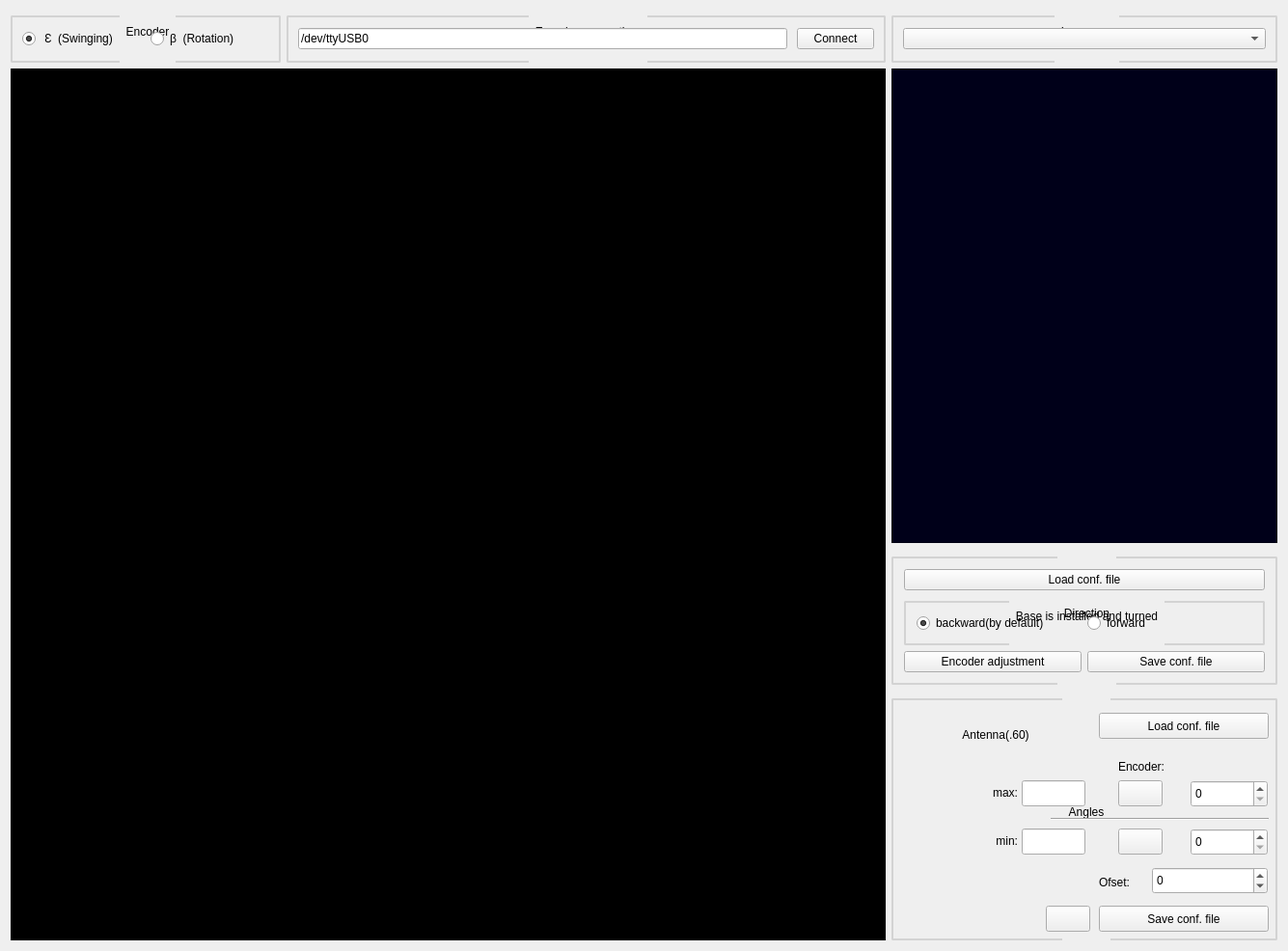
<?xml version="1.0" encoding="UTF-8"?>
<ui version="4.0">
 <class>MainWindow</class>
 <widget class="QMainWindow" name="MainWindow">
  <property name="geometry">
   <rect>
    <x>0</x>
    <y>0</y>
    <width>1335</width>
    <height>986</height>
   </rect>
  </property>
  <property name="windowTitle">
   <string>MainWindow</string>
  </property>
  <widget class="QWidget" name="centralWidget">
   <layout class="QGridLayout" name="gridLayout_2">
    <item row="0" column="5" colspan="2">
     <widget class="QGroupBox" name="groupBox_2">
      <property name="minimumSize">
       <size>
        <width>400</width>
        <height>54</height>
       </size>
      </property>
      <property name="maximumSize">
       <size>
        <width>400</width>
        <height>54</height>
       </size>
      </property>
      <property name="styleSheet">
       <string notr="true">QGroupBox {
border: 2px solid lightgray;
margin-top: 5px;
border-radius: 2px;

}

QGroupBox::title {
    /*subcontrol-origin: margin;*/
    subcontrol-position: top center; /* position at the top center */
    padding-left:  5px;
	padding-right: 5px;
	margin-top: -15px;
   
}</string>
      </property>
      <property name="title">
       <string notr="true">Language</string>
      </property>
      <layout class="QHBoxLayout" name="horizontalLayout_4">
       <property name="spacing">
        <number>10</number>
       </property>
       <property name="leftMargin">
        <number>10</number>
       </property>
       <property name="topMargin">
        <number>10</number>
       </property>
       <property name="rightMargin">
        <number>10</number>
       </property>
       <property name="bottomMargin">
        <number>10</number>
       </property>
       <item>
        <widget class="QComboBox" name="comboBoxLng">
         <property name="minimumSize">
          <size>
           <width>120</width>
           <height>0</height>
          </size>
         </property>
        </widget>
       </item>
      </layout>
     </widget>
    </item>
    <item row="1" column="1">
     <widget class="QWidget" name="widget" native="true">
      <property name="sizePolicy">
       <sizepolicy hsizetype="Preferred" vsizetype="Preferred">
        <horstretch>1</horstretch>
        <verstretch>1</verstretch>
       </sizepolicy>
      </property>
      <property name="minimumSize">
       <size>
        <width>400</width>
        <height>400</height>
       </size>
      </property>
      <property name="acceptDrops">
       <bool>false</bool>
      </property>
      <property name="styleSheet">
       <string notr="true">background-color: rgb(0, 0, 0);</string>
      </property>
     </widget>
    </item>
    <item row="1" column="5" colspan="2">
     <layout class="QVBoxLayout" name="verticalLayout">
      <property name="spacing">
       <number>9</number>
      </property>
      <property name="leftMargin">
       <number>0</number>
      </property>
      <property name="topMargin">
       <number>0</number>
      </property>
      <property name="rightMargin">
       <number>0</number>
      </property>
      <property name="bottomMargin">
       <number>0</number>
      </property>
      <item>
       <widget class="QTextBrowser" name="textBrowserConsole">
        <property name="sizePolicy">
         <sizepolicy hsizetype="Preferred" vsizetype="Expanding">
          <horstretch>0</horstretch>
          <verstretch>0</verstretch>
         </sizepolicy>
        </property>
        <property name="minimumSize">
         <size>
          <width>400</width>
          <height>0</height>
         </size>
        </property>
        <property name="maximumSize">
         <size>
          <width>400</width>
          <height>16777215</height>
         </size>
        </property>
        <property name="font">
         <font>
          <family>Ubuntu Mono</family>
          <pointsize>12</pointsize>
          <weight>50</weight>
          <italic>false</italic>
          <bold>false</bold>
          <stylestrategy>PreferDefault</stylestrategy>
          <kerning>false</kerning>
         </font>
        </property>
        <property name="contextMenuPolicy">
         <enum>Qt::NoContextMenu</enum>
        </property>
        <property name="styleSheet">
         <string notr="true">background-color: rgb(0, 0, 25);
/*font: 10pt &quot;Sans&quot;;*/</string>
        </property>
        <property name="verticalScrollBarPolicy">
         <enum>Qt::ScrollBarAlwaysOff</enum>
        </property>
        <property name="horizontalScrollBarPolicy">
         <enum>Qt::ScrollBarAlwaysOff</enum>
        </property>
       </widget>
      </item>
      <item>
       <widget class="QGroupBox" name="groupBox_Vector">
        <property name="sizePolicy">
         <sizepolicy hsizetype="Expanding" vsizetype="Maximum">
          <horstretch>0</horstretch>
          <verstretch>0</verstretch>
         </sizepolicy>
        </property>
        <property name="minimumSize">
         <size>
          <width>400</width>
          <height>50</height>
         </size>
        </property>
        <property name="maximumSize">
         <size>
          <width>400</width>
          <height>261</height>
         </size>
        </property>
        <property name="styleSheet">
         <string notr="true">QGroupBox {
border: 2px solid lightgray;
margin-top: 5px;
border-radius: 2px;

}

QGroupBox::title {
    /*subcontrol-origin: margin;*/
    subcontrol-position: top center; /* position at the top center */
    padding-left:  5px;
	padding-right: 5px;
	margin-top: -15px;
   
}
</string>
        </property>
        <property name="title">
         <string>Direction</string>
        </property>
        <layout class="QVBoxLayout" name="verticalLayout_2">
         <item>
          <layout class="QHBoxLayout" name="horizontalLayout_12">
           <property name="spacing">
            <number>6</number>
           </property>
           <item>
            <widget class="QPushButton" name="pushButtonLoad_B">
             <property name="toolTip">
              <string>Load configur.file</string>
             </property>
             <property name="accessibleDescription">
              <string notr="true"/>
             </property>
             <property name="text">
              <string>Load conf. file</string>
             </property>
            </widget>
           </item>
          </layout>
         </item>
         <item>
          <widget class="QGroupBox" name="groupBox_Fixator">
           <property name="sizePolicy">
            <sizepolicy hsizetype="Preferred" vsizetype="Maximum">
             <horstretch>0</horstretch>
             <verstretch>0</verstretch>
            </sizepolicy>
           </property>
           <property name="title">
            <string>Base is installed and turned</string>
           </property>
           <layout class="QHBoxLayout" name="horizontalLayout">
            <item>
             <widget class="QRadioButton" name="radioButton_Back_F">
              <property name="text">
               <string>backward(by default)</string>
              </property>
              <property name="checked">
               <bool>true</bool>
              </property>
             </widget>
            </item>
            <item>
             <widget class="QRadioButton" name="radioButton_Front_F">
              <property name="text">
               <string>forward</string>
              </property>
             </widget>
            </item>
           </layout>
          </widget>
         </item>
         <item>
          <layout class="QHBoxLayout" name="horizontalLayout_7">
           <item>
            <widget class="QPushButton" name="pushButtonCalcCurs">
             <property name="sizePolicy">
              <sizepolicy hsizetype="Minimum" vsizetype="Maximum">
               <horstretch>0</horstretch>
               <verstretch>0</verstretch>
              </sizepolicy>
             </property>
             <property name="accessibleDescription">
              <string notr="true">S</string>
             </property>
             <property name="text">
              <string>Encoder adjustment</string>
             </property>
            </widget>
           </item>
           <item>
            <widget class="QPushButton" name="pushButtonSave_B">
             <property name="toolTip">
              <string>Save configur.file</string>
             </property>
             <property name="accessibleDescription">
              <string notr="true"/>
             </property>
             <property name="text">
              <string>Save conf. file</string>
             </property>
            </widget>
           </item>
          </layout>
         </item>
        </layout>
       </widget>
      </item>
      <item>
       <widget class="QGroupBox" name="groupBox_Angles">
        <property name="sizePolicy">
         <sizepolicy hsizetype="Expanding" vsizetype="Fixed">
          <horstretch>0</horstretch>
          <verstretch>0</verstretch>
         </sizepolicy>
        </property>
        <property name="minimumSize">
         <size>
          <width>400</width>
          <height>256</height>
         </size>
        </property>
        <property name="maximumSize">
         <size>
          <width>400</width>
          <height>261</height>
         </size>
        </property>
        <property name="styleSheet">
         <string notr="true">QGroupBox {
border: 2px solid lightgray;
margin-top: 5px;
border-radius: 2px;

}

QGroupBox::title {
    /*subcontrol-origin: margin;*/
    subcontrol-position: top center; /* position at the top center */
    padding-left:  5px;
	padding-right: 5px;
	margin-top: -15px;
   
}
</string>
        </property>
        <property name="title">
         <string>Angles</string>
        </property>
        <widget class="QLabel" name="label_amin_4">
         <property name="geometry">
          <rect>
           <x>90</x>
           <y>140</y>
           <width>41</width>
           <height>26</height>
          </rect>
         </property>
         <property name="text">
          <string>min:</string>
         </property>
         <property name="alignment">
          <set>Qt::AlignRight|Qt::AlignTrailing|Qt::AlignVCenter</set>
         </property>
        </widget>
        <widget class="QLabel" name="label_ant2">
         <property name="geometry">
          <rect>
           <x>60</x>
           <y>30</y>
           <width>96</width>
           <height>26</height>
          </rect>
         </property>
         <property name="text">
          <string>Antenna(.60)</string>
         </property>
         <property name="alignment">
          <set>Qt::AlignCenter</set>
         </property>
        </widget>
        <widget class="QLabel" name="label_amax_3">
         <property name="geometry">
          <rect>
           <x>90</x>
           <y>90</y>
           <width>41</width>
           <height>26</height>
          </rect>
         </property>
         <property name="text">
          <string>max:</string>
         </property>
         <property name="alignment">
          <set>Qt::AlignRight|Qt::AlignTrailing|Qt::AlignVCenter</set>
         </property>
        </widget>
        <widget class="QLabel" name="label_20">
         <property name="geometry">
          <rect>
           <x>5</x>
           <y>15</y>
           <width>161</width>
           <height>231</height>
          </rect>
         </property>
         <property name="sizePolicy">
          <sizepolicy hsizetype="Fixed" vsizetype="Fixed">
           <horstretch>0</horstretch>
           <verstretch>0</verstretch>
          </sizepolicy>
         </property>
         <property name="minimumSize">
          <size>
           <width>161</width>
           <height>231</height>
          </size>
         </property>
         <property name="maximumSize">
          <size>
           <width>161</width>
           <height>231</height>
          </size>
         </property>
         <property name="text">
          <string/>
         </property>
         <property name="pixmap">
          <pixmap resource="../resources/res.qrc">:/res/mirr2.png</pixmap>
         </property>
        </widget>
        <widget class="QLineEdit" name="lineEdit_up">
         <property name="geometry">
          <rect>
           <x>135</x>
           <y>90</y>
           <width>66</width>
           <height>27</height>
          </rect>
         </property>
         <property name="accessibleDescription">
          <string notr="true"/>
         </property>
         <property name="text">
          <string/>
         </property>
         <property name="alignment">
          <set>Qt::AlignCenter</set>
         </property>
         <property name="readOnly">
          <bool>false</bool>
         </property>
        </widget>
        <widget class="QLineEdit" name="lineEdit_dn">
         <property name="geometry">
          <rect>
           <x>135</x>
           <y>140</y>
           <width>66</width>
           <height>27</height>
          </rect>
         </property>
         <property name="accessibleDescription">
          <string notr="true"/>
         </property>
         <property name="inputMethodHints">
          <set>Qt::ImhDigitsOnly</set>
         </property>
         <property name="text">
          <string/>
         </property>
         <property name="alignment">
          <set>Qt::AlignCenter</set>
         </property>
        </widget>
        <widget class="QPushButton" name="pushButtonUP">
         <property name="geometry">
          <rect>
           <x>235</x>
           <y>90</y>
           <width>46</width>
           <height>27</height>
          </rect>
         </property>
         <property name="toolTip">
          <string>Take position</string>
         </property>
         <property name="accessibleDescription">
          <string notr="true"/>
         </property>
         <property name="text">
          <string notr="true"/>
         </property>
         <property name="icon">
          <iconset resource="../resources/res.qrc">
           <normaloff>:/res/forward_small.png</normaloff>:/res/forward_small.png</iconset>
         </property>
         <property name="shortcut">
          <string/>
         </property>
         <property name="checkable">
          <bool>false</bool>
         </property>
         <property name="autoRepeat">
          <bool>false</bool>
         </property>
         <property name="autoDefault">
          <bool>false</bool>
         </property>
         <property name="default">
          <bool>false</bool>
         </property>
         <property name="flat">
          <bool>false</bool>
         </property>
        </widget>
        <widget class="QPushButton" name="pushButtonDN">
         <property name="geometry">
          <rect>
           <x>235</x>
           <y>140</y>
           <width>46</width>
           <height>27</height>
          </rect>
         </property>
         <property name="toolTip">
          <string>Take position</string>
         </property>
         <property name="accessibleDescription">
          <string notr="true"/>
         </property>
         <property name="text">
          <string notr="true"/>
         </property>
         <property name="icon">
          <iconset resource="../resources/res.qrc">
           <normaloff>:/res/forward_small.png</normaloff>:/res/forward_small.png</iconset>
         </property>
         <property name="shortcut">
          <string/>
         </property>
         <property name="checkable">
          <bool>false</bool>
         </property>
         <property name="autoRepeat">
          <bool>false</bool>
         </property>
         <property name="autoDefault">
          <bool>false</bool>
         </property>
         <property name="default">
          <bool>false</bool>
         </property>
         <property name="flat">
          <bool>false</bool>
         </property>
        </widget>
        <widget class="QLabel" name="label_encod_5">
         <property name="geometry">
          <rect>
           <x>235</x>
           <y>65</y>
           <width>86</width>
           <height>21</height>
          </rect>
         </property>
         <property name="text">
          <string>Encoder:</string>
         </property>
         <property name="alignment">
          <set>Qt::AlignLeading|Qt::AlignLeft|Qt::AlignVCenter</set>
         </property>
        </widget>
        <widget class="Line" name="line">
         <property name="geometry">
          <rect>
           <x>165</x>
           <y>122</y>
           <width>226</width>
           <height>16</height>
          </rect>
         </property>
         <property name="orientation">
          <enum>Qt::Horizontal</enum>
         </property>
        </widget>
        <widget class="QPushButton" name="pushButtonLoad_E">
         <property name="geometry">
          <rect>
           <x>215</x>
           <y>20</y>
           <width>176</width>
           <height>27</height>
          </rect>
         </property>
         <property name="toolTip">
          <string>Load configur.file</string>
         </property>
         <property name="accessibleDescription">
          <string notr="true"/>
         </property>
         <property name="text">
          <string>Load conf. file</string>
         </property>
        </widget>
        <widget class="QPushButton" name="pushButtonSave_E">
         <property name="geometry">
          <rect>
           <x>215</x>
           <y>220</y>
           <width>176</width>
           <height>27</height>
          </rect>
         </property>
         <property name="toolTip">
          <string>Save configur.file</string>
         </property>
         <property name="accessibleDescription">
          <string notr="true"/>
         </property>
         <property name="text">
          <string>Save conf. file</string>
         </property>
        </widget>
        <widget class="QPushButton" name="pushButtonResetAcc">
         <property name="geometry">
          <rect>
           <x>160</x>
           <y>220</y>
           <width>46</width>
           <height>27</height>
          </rect>
         </property>
         <property name="toolTip">
          <string>Reset dinamic extremum</string>
         </property>
         <property name="accessibleDescription">
          <string notr="true"/>
         </property>
         <property name="text">
          <string notr="true"/>
         </property>
         <property name="icon">
          <iconset resource="../resources/res.qrc">
           <normaloff>:/res/upd.png</normaloff>:/res/upd.png</iconset>
         </property>
         <property name="shortcut">
          <string/>
         </property>
         <property name="checkable">
          <bool>false</bool>
         </property>
         <property name="autoRepeat">
          <bool>false</bool>
         </property>
         <property name="autoDefault">
          <bool>false</bool>
         </property>
         <property name="default">
          <bool>false</bool>
         </property>
         <property name="flat">
          <bool>false</bool>
         </property>
        </widget>
        <widget class="QLabel" name="label_encod_6">
         <property name="geometry">
          <rect>
           <x>215</x>
           <y>185</y>
           <width>46</width>
           <height>21</height>
          </rect>
         </property>
         <property name="text">
          <string>Ofset:</string>
         </property>
         <property name="alignment">
          <set>Qt::AlignLeading|Qt::AlignLeft|Qt::AlignVCenter</set>
         </property>
        </widget>
        <widget class="QSpinBox" name="spinBoxOfset">
         <property name="geometry">
          <rect>
           <x>270</x>
           <y>180</y>
           <width>120</width>
           <height>28</height>
          </rect>
         </property>
         <property name="sizePolicy">
          <sizepolicy hsizetype="Minimum" vsizetype="Fixed">
           <horstretch>0</horstretch>
           <verstretch>0</verstretch>
          </sizepolicy>
         </property>
         <property name="minimumSize">
          <size>
           <width>120</width>
           <height>0</height>
          </size>
         </property>
         <property name="maximumSize">
          <size>
           <width>120</width>
           <height>16777215</height>
          </size>
         </property>
         <property name="suffix">
          <string/>
         </property>
         <property name="minimum">
          <number>-32767</number>
         </property>
         <property name="maximum">
          <number>32768</number>
         </property>
         <property name="singleStep">
          <number>1</number>
         </property>
         <property name="value">
          <number>0</number>
         </property>
        </widget>
        <widget class="QSpinBox" name="spin_up_major">
         <property name="geometry">
          <rect>
           <x>310</x>
           <y>90</y>
           <width>80</width>
           <height>28</height>
          </rect>
         </property>
         <property name="sizePolicy">
          <sizepolicy hsizetype="Minimum" vsizetype="Fixed">
           <horstretch>0</horstretch>
           <verstretch>0</verstretch>
          </sizepolicy>
         </property>
         <property name="minimumSize">
          <size>
           <width>80</width>
           <height>0</height>
          </size>
         </property>
         <property name="maximumSize">
          <size>
           <width>80</width>
           <height>16777215</height>
          </size>
         </property>
         <property name="suffix">
          <string/>
         </property>
         <property name="minimum">
          <number>0</number>
         </property>
         <property name="maximum">
          <number>32768</number>
         </property>
         <property name="singleStep">
          <number>1</number>
         </property>
         <property name="value">
          <number>0</number>
         </property>
        </widget>
        <widget class="QSpinBox" name="spin_dn_major">
         <property name="geometry">
          <rect>
           <x>310</x>
           <y>140</y>
           <width>80</width>
           <height>28</height>
          </rect>
         </property>
         <property name="sizePolicy">
          <sizepolicy hsizetype="Minimum" vsizetype="Fixed">
           <horstretch>0</horstretch>
           <verstretch>0</verstretch>
          </sizepolicy>
         </property>
         <property name="minimumSize">
          <size>
           <width>80</width>
           <height>0</height>
          </size>
         </property>
         <property name="maximumSize">
          <size>
           <width>80</width>
           <height>16777215</height>
          </size>
         </property>
         <property name="suffix">
          <string/>
         </property>
         <property name="minimum">
          <number>0</number>
         </property>
         <property name="maximum">
          <number>32768</number>
         </property>
         <property name="singleStep">
          <number>1</number>
         </property>
         <property name="value">
          <number>0</number>
         </property>
        </widget>
        <zorder>label_20</zorder>
        <zorder>label_amin_4</zorder>
        <zorder>label_ant2</zorder>
        <zorder>label_amax_3</zorder>
        <zorder>lineEdit_up</zorder>
        <zorder>lineEdit_dn</zorder>
        <zorder>pushButtonUP</zorder>
        <zorder>pushButtonDN</zorder>
        <zorder>label_encod_5</zorder>
        <zorder>line</zorder>
        <zorder>pushButtonLoad_E</zorder>
        <zorder>pushButtonSave_E</zorder>
        <zorder>pushButtonResetAcc</zorder>
        <zorder>label_encod_6</zorder>
        <zorder>spinBoxOfset</zorder>
        <zorder>spin_up_major</zorder>
        <zorder>spin_dn_major</zorder>
       </widget>
      </item>
     </layout>
    </item>
    <item row="0" column="1">
     <layout class="QHBoxLayout" name="horizontalLayout_20">
      <property name="leftMargin">
       <number>0</number>
      </property>
      <property name="topMargin">
       <number>0</number>
      </property>
      <property name="rightMargin">
       <number>0</number>
      </property>
      <property name="bottomMargin">
       <number>0</number>
      </property>
      <item>
       <widget class="QGroupBox" name="groupBox_E">
        <property name="minimumSize">
         <size>
          <width>280</width>
          <height>54</height>
         </size>
        </property>
        <property name="maximumSize">
         <size>
          <width>16777215</width>
          <height>54</height>
         </size>
        </property>
        <property name="styleSheet">
         <string notr="true">QGroupBox {
border: 2px solid lightgray;
margin-top: 5px;
border-radius: 2px;

}

QGroupBox::title {
    /*subcontrol-origin: margin;*/
    subcontrol-position: top center; /* position at the top center */
    padding-left:  5px;
	padding-right: 5px;
	margin-top: -15px;
   
}</string>
        </property>
        <property name="title">
         <string>Encoder</string>
        </property>
        <layout class="QHBoxLayout" name="horizontalLayout_5">
         <property name="spacing">
          <number>10</number>
         </property>
         <property name="leftMargin">
          <number>10</number>
         </property>
         <property name="topMargin">
          <number>10</number>
         </property>
         <property name="rightMargin">
          <number>10</number>
         </property>
         <property name="bottomMargin">
          <number>10</number>
         </property>
         <item>
          <widget class="QRadioButton" name="radioButtonEps">
           <property name="text">
            <string> Ɛ  (Swinging)</string>
           </property>
           <property name="checked">
            <bool>true</bool>
           </property>
          </widget>
         </item>
         <item>
          <widget class="QRadioButton" name="radioButtonBet">
           <property name="text">
            <string>β  (Rotation)</string>
           </property>
          </widget>
         </item>
        </layout>
       </widget>
      </item>
      <item>
       <widget class="QGroupBox" name="groupBox">
        <property name="minimumSize">
         <size>
          <width>0</width>
          <height>54</height>
         </size>
        </property>
        <property name="maximumSize">
         <size>
          <width>16777215</width>
          <height>54</height>
         </size>
        </property>
        <property name="styleSheet">
         <string notr="true">QGroupBox {
border: 2px solid lightgray;
margin-top: 5px;
border-radius: 2px;

}

QGroupBox::title {
    /*subcontrol-origin: margin;*/
    subcontrol-position: top center; /* position at the top center */
    padding-left:  5px;
	padding-right: 5px;
	margin-top: -15px;
   
}</string>
        </property>
        <property name="title">
         <string>Encoder connection </string>
        </property>
        <layout class="QHBoxLayout" name="horizontalLayout_3">
         <property name="spacing">
          <number>10</number>
         </property>
         <property name="leftMargin">
          <number>10</number>
         </property>
         <property name="topMargin">
          <number>10</number>
         </property>
         <property name="rightMargin">
          <number>10</number>
         </property>
         <property name="bottomMargin">
          <number>10</number>
         </property>
         <item>
          <widget class="QLineEdit" name="lineEditPath">
           <property name="minimumSize">
            <size>
             <width>180</width>
             <height>0</height>
            </size>
           </property>
           <property name="maximumSize">
            <size>
             <width>10000</width>
             <height>16777215</height>
            </size>
           </property>
           <property name="inputMask">
            <string notr="true"/>
           </property>
           <property name="text">
            <string notr="true">/dev/ttyUSB0</string>
           </property>
          </widget>
         </item>
         <item>
          <widget class="QPushButton" name="pushButtonConnEnc">
           <property name="enabled">
            <bool>true</bool>
           </property>
           <property name="text">
            <string>Connect</string>
           </property>
          </widget>
         </item>
        </layout>
       </widget>
      </item>
     </layout>
    </item>
   </layout>
  </widget>
 </widget>
 <layoutdefault spacing="6" margin="11"/>
 <resources>
  <include location="../resources/res.qrc"/>
 </resources>
 <connections/>
</ui>
